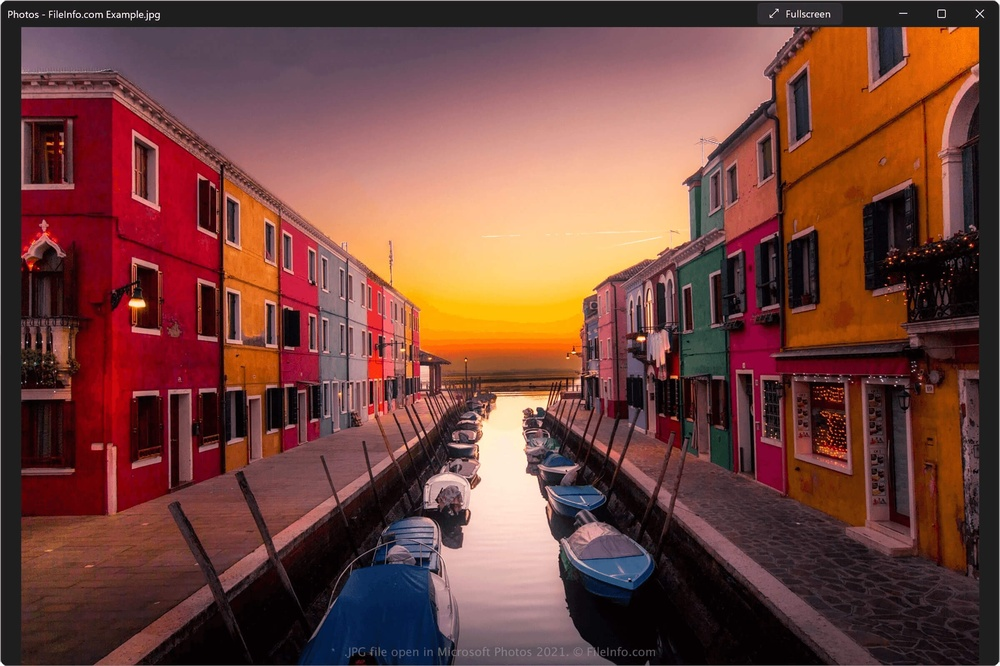
#> input picture IPCV/nature.jpg, 1000 x 666 px, shrunk from 2400 x 1599 before the run, found by its file name
$ python 1.py
#> lines starting #> are read from the running program, lines starting #| are printed output that depends on the picture
#read the image and split the image into 4 parts
import cv2
import matplotlib.pyplot as plt
import numpy as np

img= cv2.imread(r'c:/Users/Lenovo/OneDrive/Desktop/CRACK-DREAM-JOB/IPCV/nature.jpg')
#> img is the input picture: shape (666, 1000, 3); mean B, G, R 61, 68.5, 114.4

height,width,channels= img.shape
#> height = 666; width = 1000; channels = 3

center_y,center_x=height//2,width//2
#> center_y = 333; center_x = 500

top_left= img[:center_y,:center_x]
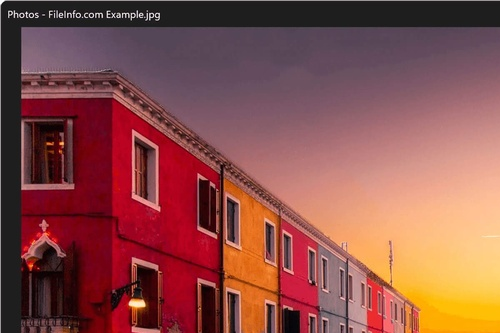
#> top_left: shape (333, 500, 3); mean B, G, R 73.3, 78.1, 138.2
top_right= img[:center_y,center_x:]
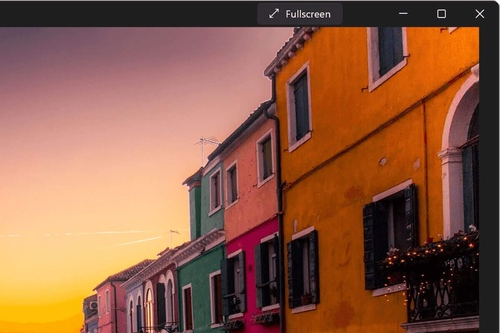
#> top_right: shape (333, 500, 3); mean B, G, R 68.6, 92.7, 142.4
bottom_left= img[center_y:,center_x:]
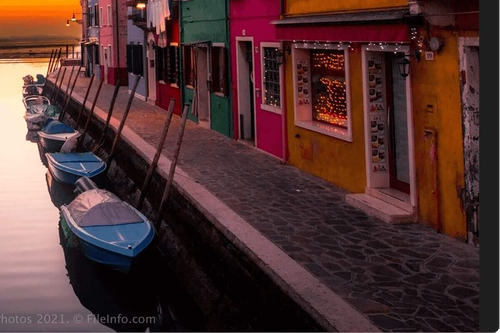
#> bottom_left: shape (333, 500, 3); mean B, G, R 49.9, 51.4, 81.8
bottom_right= img[center_y:,:center_x]
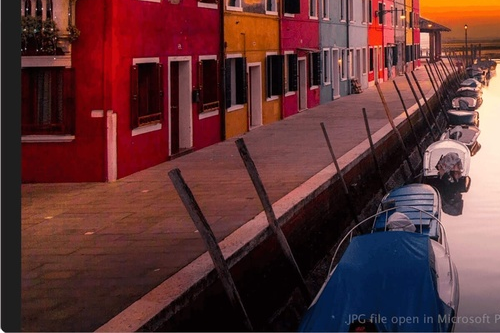
#> bottom_right: shape (333, 500, 3); mean B, G, R 52.2, 51.6, 95.3

plt.figure(figsize=(12,8))

plt.subplot(2,5,1)
plt.imshow(cv2.cvtColor(img,cv2.COLOR_BGR2RGB))
plt.title('Original Image')
plt.axis('off')

plt.subplot(2,5,2)
plt.imshow(cv2.cvtColor(top_left,cv2.COLOR_BGR2RGB))
plt.title('Top left')
plt.axis('off')

plt.subplot(2,5,3)
plt.imshow(cv2.cvtColor(top_right,cv2.COLOR_BGR2RGB))
plt.title('Top Right')
plt.axis('off')

plt.subplot(2,5,4)
plt.imshow(cv2.cvtColor(bottom_left,cv2.COLOR_BGR2RGB))
plt.title('Bottom left')
plt.axis('off')

plt.subplot(2,5,5)
plt.imshow(cv2.cvtColor(bottom_right,cv2.COLOR_BGR2RGB))
plt.title('Bottom Right')
plt.axis('off')

plt.show()
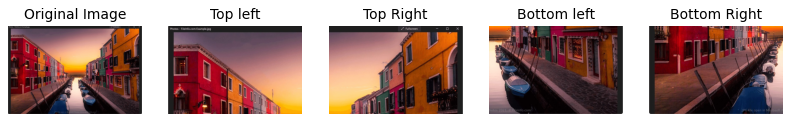
#> figure drawn by matplotlib, 5 panels

$ run again, with IPCV/people.jpg copied over IPCV/nature.jpg
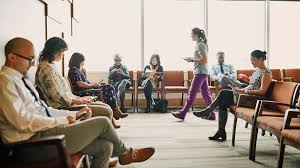
#> input picture IPCV/people.jpg, 300 x 168 px, found by its file name
#> img is the input picture: shape (168, 300, 3); mean B, G, R 142, 153.6, 167.2
#> `bottom_left= img[center_y:,center_x:]`:
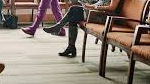
#> bottom_left: shape (84, 150, 3); mean B, G, R 115.4, 127.3, 141.9
#> `bottom_right= img[center_y:,:center_x]`:
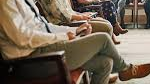
#> bottom_right: shape (84, 150, 3); mean B, G, R 84.1, 100.4, 114.8
